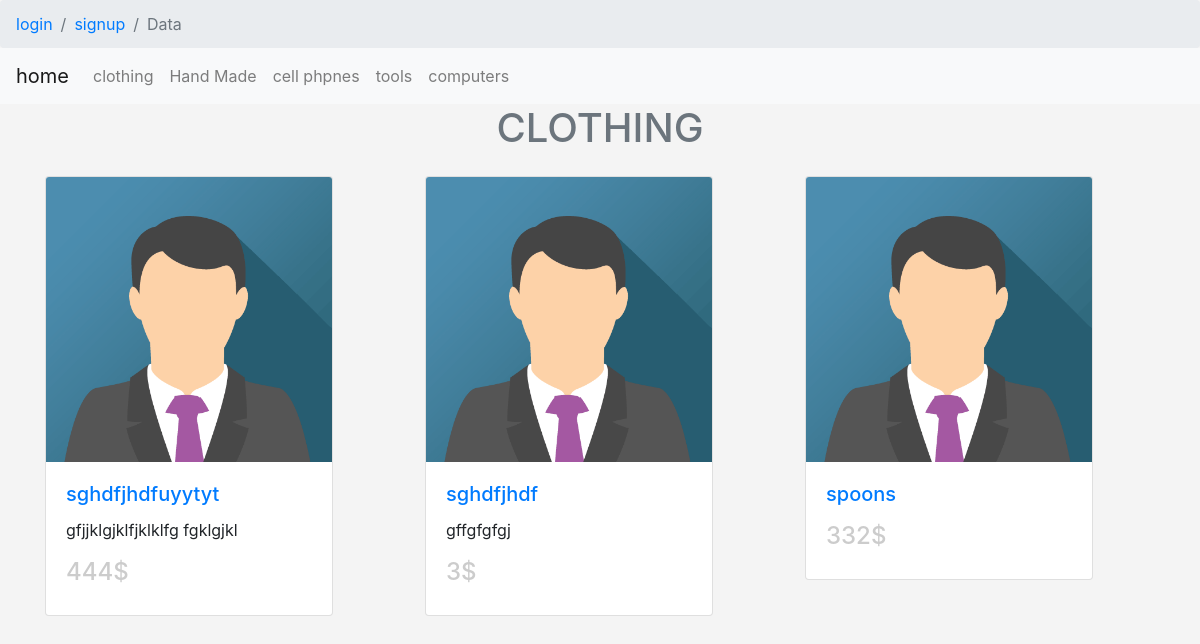
Screenshot of /catagories.php?pageid=14&pagename=clothing with the database file from the repository.
### tables this page shows
CREATE TABLE `catagories` (
  `ID` int(11) NOT NULL,
  `NAME` varchar(255) NOT NULL,
  `DESCRIPTION` text NOT NULL,
  `ORDERING` int(11) NOT NULL,
  `VISIBLITY` tinyint(4) NOT NULL DEFAULT 0,
  `ALLOW_COMMENT` tinyint(4) NOT NULL DEFAULT 0,
  `ALLOW_ADS` tinyint(4) NOT NULL DEFAULT 0,
  `parent` int(11) NOT NULL
);

CREATE TABLE `item` (
  `itemid` int(11) NOT NULL,
  `name` varchar(255) NOT NULL,
  `des` text NOT NULL,
  `price` varchar(255) NOT NULL,
  `adddate` date NOT NULL,
  `country` varchar(255) NOT NULL,
  `image` varchar(255) NOT NULL,
  `status` varchar(255) NOT NULL,
  `rating` smallint(6) NOT NULL,
  `cat_id` int(11) NOT NULL,
  `USERID` int(11) NOT NULL,
  `approve` tinyint(4) NOT NULL DEFAULT 0,
  `tags` varchar(255) NOT NULL
);

### init.php (called while the page is built, shortened)
<?php
include "includes/functions/functions.php";
include 'includes/language/english.php';
include "includes/templates/header.php";
?>

### includes/language/english.php (called while the page is built)
<?php
function lang($pharse) {
static $arr = array(
    'home' => 'home',
    'catg' => 'catgeories',
    'items' => 'members',
    'logs' => 'logs',
    'staticas' => 'statics'
);
return $arr[$pharse];
}

### includes/functions/functions.php (called while the page is built, shortened)
<?php
function cat($where = ''){
    global $db;
    $stmt = $db->prepare("SELECT * FROM `catagories` $where ORDER BY ID DESC");
    $stmt->execute();
    $row = $stmt->fetchAll();
    return $row;
};
function item($value,$afterwhere = NULL){
    if($afterwhere == NULL){
    $sql = 'AND approve = 1';
    }else{
        $sql = NULL;
    }
    global $db;
    $stmt = $db->prepare("SELECT * FROM `item` WHERE cat_id = ? $sql ORDER BY itemid DESC");
    $stmt->execute(array($value));
    $row = $stmt->fetchAll();
    return $row;
};
?>

### catagories.php (the view, shortened to what this page needs)
<?php
include 'init.php';
 ?>
<section class="cats2">
    <div class="container">
        <h1 class="text-center text-uppercase text-muted">
            <?php echo str_replace("-"," ",$_GET['pagename'])  ?>
        </h1>
        <div class="row">
        <?php
        $items = item($_GET['pageid']);
        if(empty($items)){
            echo "there is no items";
        }else{
            foreach ($items as $key ) {
             echo "<div class='col-md-4'>";
                echo '
                <div class="card mt-3" style="width: 18rem;">
                <img class="card-img-top" src="img_avatar.png" alt="Card image cap">
                <div class="card-body">
                  <h5 class="card-title"> <a href="items.php?id='. $key['itemid'] .'">  '.  $key['name'] .' </a> </h5>
                  <p class="card-text">'. $key['des'] .'</p>
                  <h4> '. $key['price'] .'$ </h4>
                </div>
              </div>
                ';
             echo "</div>";
            }
        }
?>
</div>
    </div>
</section>
<?php
include "includes/templates/footer.php";
?>

### includes/templates/header.php (shortened to what this page needs)
<!DOCTYPE html>
<html>
<head>
<link rel="stylesheet" href="https://use.fontawesome.com/releases/v5.0.13/css/all.css"
>
  <link rel="stylesheet" href="https://stackpath.bootstrapcdn.com/bootstrap/4.1.1/css/bootstrap.min.css"
>
  <link rel="stylesheet" href="layout/css/style.css" type='text/css'/>
</head>
<body>
<?php
if(!isset($_SESSION['name'])){
?>
<nav aria-label="breadcrumb">
  <ol class="breadcrumb">
    <li class="breadcrumb-item"><a href="login.php">login</a></li>
    <li class="breadcrumb-item signup3"><a href="login.php">signup</a></li>
    <li class="breadcrumb-item active" aria-current="page">Data</li>
  </ol>
</nav>
<?php
}
?>
<nav class="navbar navbar-expand-lg navbar-light bg-light">
  <a class="navbar-brand" href="index.php"><?php echo lang('home') ?> </a>
  <div class="collapse navbar-collapse" id="navbarSupportedContent">
    <ul class="navbar-nav mr-auto">
      <?php
  foreach(cat('WHERE parent = 0') as $cat2 ){
    echo "<li class='nav-item'><a href='catagories.php?pageid=". $cat2['ID'] ."&pagename=". str_replace(" ","-",$cat2['NAME']) ."' class='nav-link'>" . $cat2['NAME'] . "</a></li>";
  }
  ?>
    </ul>
  </div>
</nav>

### layout/css/style.css (style rules this page uses)
h4 { color: #ccc; }
body { background-color: #f4f4f4; }
nav .breadcrumb { margin-bottom: 0; }

### rows the page displays
catagories: NAME "clothing"
catagories: NAME "Hand Made"
catagories: NAME "cell phpnes"
catagories: NAME "tools"
catagories: NAME "computers"
item: name "sghdfjhdfuyytyt", des "gfjjklgjklfjklklfg fgklgjkl", price "444"
item: name "sghdfjhdf", des "gffgfgfgj", price "3"
item: name "spoons", price "332"

### other values shown
lang('home') "home"
str_replace("-"," ",$_GET['pagename']) "CLOTHING"
